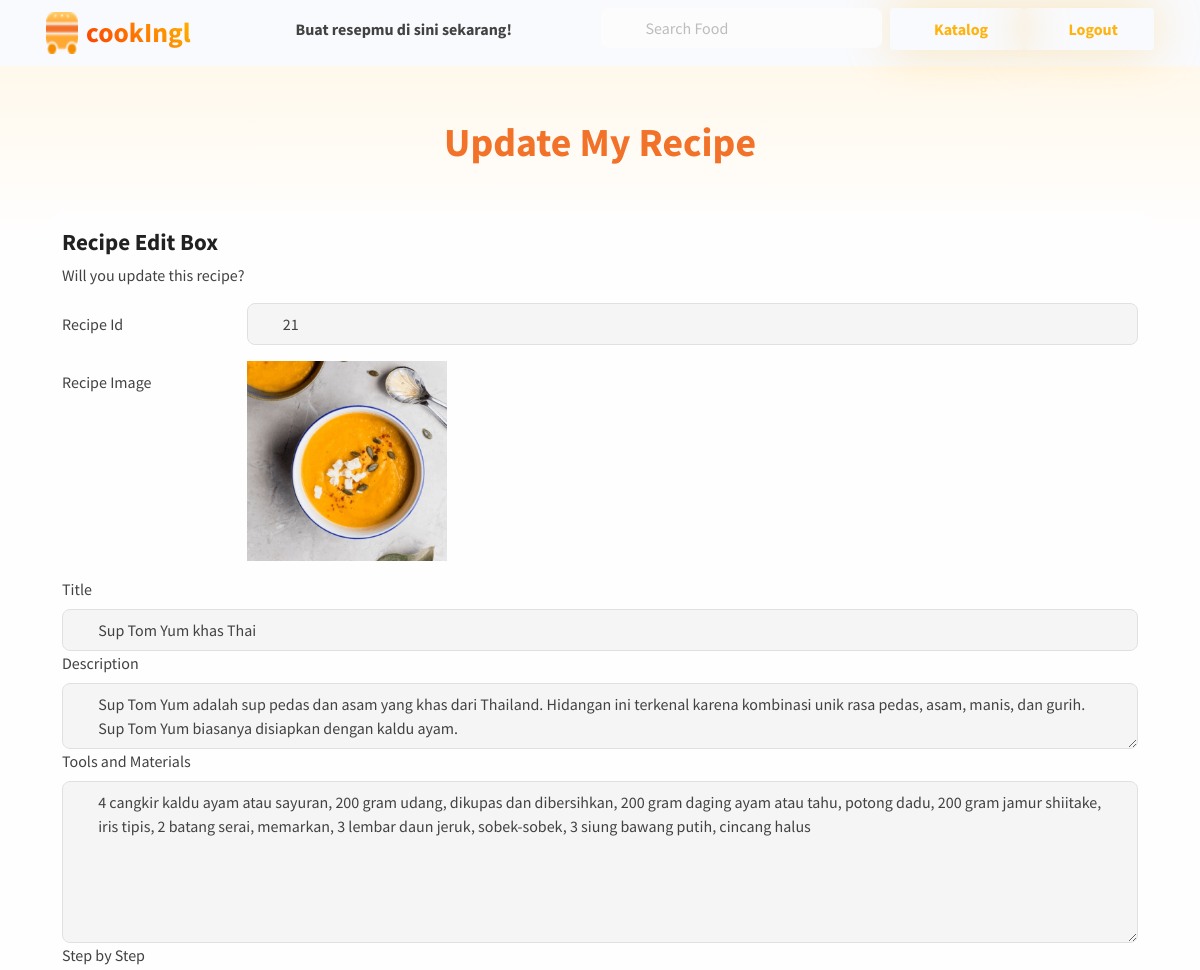
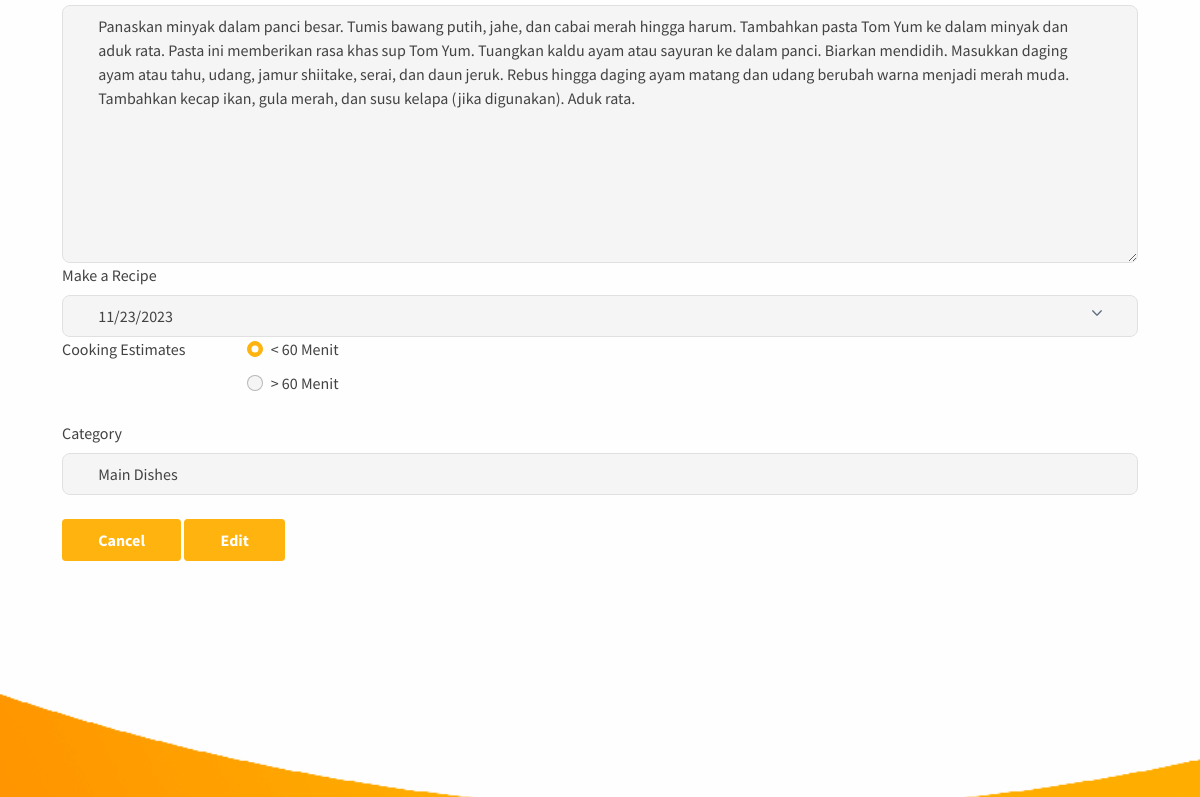
The page /web-resepmasakan/edit-resep.php?resep_id=21 (signed in) on the database its author committed (2 pictures, top to bottom).
### tables this page shows
CREATE TABLE `katalog_resep` (
  `resep_id` int(11) NOT NULL,
  `resep_gambar` varchar(200) NOT NULL,
  `resep_judul` varchar(50) NOT NULL,
  `resep_deskripsi` varchar(200) NOT NULL,
  `resep_bahan` text NOT NULL,
  `resep_langkah` text NOT NULL,
  `resep_tanggal` date NOT NULL,
  `resep_waktu` varchar(15) NOT NULL,
  `kategori_id` int(11) NOT NULL
);

### web-resepmasakan/edit-resep.php (the view, shortened to what this page needs)
<!DOCTYPE html>
<html lang="en-US" dir="ltr">
  <head>
    <link href="css/theme.css" rel="stylesheet" />/>
  </head>
  <body>
    <main class="main" id="top">
      <nav class="navbar navbar-expand-lg navbar-light bg-light fixed-top" data-navbar-on-scroll="data-navbar-on-scroll">
        <div class="container"><a class="navbar-brand d-inline-flex" href="index.html"><img class="d-inline-block" src="image/logo.png" alt="logo" /><span class="text-1000 fs-3 fw-bold ms-2 text-gradient">cookIngl</span></a>
          <div class="collapse navbar-collapse border-top border-lg-0 my-2 mt-lg-0" id="navbarSupportedContent">
            <div class="mx-auto pt-5 pt-lg-0 d-block d-lg-none d-xl-block">
              <p class="mb-0 fw-bold text-lg-center">Buat resepmu di sini sekarang!</p>
            </div>
            <form class="d-flex mt-4 mt-lg-0 ms-lg-auto ms-xl-0">
              <div class="input-group-icon pe-2"><i class="fas fa-search input-box-icon text-primary"></i>
                <input class="form-control border-0 input-box bg-100" type="search" placeholder="Search Food" aria-label="Search" />
              </div>
              <a href="katalog.php" class="btn btn-white shadow-warning text-warning"><i class="fas fa-utensils me-2"></i>Katalog</a>
              <a href="logout.php" class="btn btn-white shadow-warning text-warning"><i class="fas fa-user me-2"></i>Logout</a>
            </form>
          </div>
        </div>
      </nav>
      <section class="py-0 bg-primary-gradient">
        <div class="container">
          <div class="row justify-content-center g-0">
            <div class="col-xl-9">
              <div class="col-lg-6 text-center mx-auto mb-3 mb-md-5 mt-4">
                <h5 class="fw-bold text-danger fs-3 fs-lg-5 lh-sm my-6" style="padding-top: 30px;">Update My Recipe</h5>
              </div>
            </div>
          </div>
        </div>
      </section>
      <section class="py-0">
      <div class="container">
      <div class="row">
                <div class="col-md-12 grid-margin stretch-card">
                  <div class="card" style="border-radius: 20px; border: none; margin-top: -20px; margin-bottom: -20px;">
                    <div class="card-body">
                      <?php
                        include ('koneksi.php');
                        $id = "";
                        $gambar_resep = "";
                        $judul_resep = "";
                        $deskripsi_resep = "";
                        $bahan_resep = "";
                        $langkah_resep = "";
                        $tanggal_resep = "";
                        $waktu_resep = "";
                        $kategori_resep = "";
                        if (isset($_GET['resep_id'])){
                          $id=$_GET['resep_id'];
                          $sql_edit=mysqli_query($koneksi,"SELECT * FROM katalog_resep WHERE resep_id='$id'");
                          while ($data=mysqli_fetch_array($sql_edit)){
                              $gambar_resep = $data['resep_gambar'];
                              $judul_resep = $data['resep_judul'];
                              $deskripsi_resep = $data['resep_deskripsi'];
                              $bahan_resep = $data['resep_bahan'];
                              $langkah_resep = $data['resep_langkah'];
                              $tanggal_resep = $data['resep_tanggal'];
                              $waktu_resep = $data['resep_waktu'];
                              $kategori_resep = $data['kategori_id'];
                          }
                        }
                      ?>
                      <form class="forms-sample" action="edit-resep.php" method="POST" enctype="multipart/form-data">
                      <div class="row">
                        <div class="col-12">
                        <h4 class="card-title">Recipe Edit Box</h4>
                        <p cla ss="card-description">
                        Will you update this recipe?
                        </p>
                        </div>
                    </div>
                      <div class="row mb-3">
                        <label for="inputEmail3" class="col-sm-2 col-form-label">Recipe Id</label>
                        <div class="col-sm-10">
                          <input type="text" class="form-control" id="idResep" name="idResep" value="<?php echo $id ?>" readonly="readonly">
                        </div>
                      </div>
                      <div class="row mb-3">
                        <label for="inputEmail3" class="col-sm-2 col-form-label">Recipe Image</label>
                        <div class="col-sm-10">
                          <image width='200px' src='<?php echo "image-posted/".$gambar_resep ?>'>
                        </div>
                      </div>
                      <div class="form-group">
                          <label for="exampleInputTitle">Title</label>
                          <input type="text" class="form-control" id="judulResep" name="judulResep" value="<?php echo $judul_resep ?>">
                        </div>
                        <div class="form-group">
                            <label for="exampleTextarea1">Description</label>
                            <textarea class="form-control" id="deskripsiResep" rows="2" name="deskripsiResep"><?php echo $deskripsi_resep ?>
                        </textarea>
                        </div>
                        <div class="form-group">
                            <label for="exampleTextarea1">Tools and Materials</label>
                            <textarea class="form-control" id="bahanResep" rows="6" name="bahanResep"><?php echo $bahan_resep ?></textarea>
                          </div>
                          <div class="form-group">
                            <label for="exampleTextarea1">Step by Step</label>
                            <textarea class="form-control" id="langkahResep" rows="10" name="langkahResep"><?php echo $langkah_resep ?></textarea>
                          </div>
                          <div class="form-group">
                            <label for="exampleInputDate">Make a Recipe</label>
                            <input type="date" class="form-control" id="tanggalResep" name="tanggalResep" value="<?php echo $tanggal_resep ?>">
                            </div>
                          <fieldset class="row mb-3">
                            <legend class="col-form-label col-sm-2 pt-0">Cooking Estimates</legend>
                            <div class="col-sm-10">
                            <?php
                              if ($waktu_resep=='< 60 Menit'){
                                echo "
                                <div class='form-check'>
                                  <input class='form-check-input' type='radio' name='waktuResep' id='gridRadios1' value='< 60 Menit' checked>
                                  <label class='form-check-label' for='gridRadios1'>
                                    < 60 Menit
                                  </label>
                                </div>
                                <div class='form-check'>
                                  <input class='form-check-input' type='radio' name='waktuResep' id='gridRadios2' value='> 60 Menit'>
                                  <label class='form-check-label' for='gridRadios2'>
                                    > 60 Menit
                                  </label>
                                </div>
                                ";
                              }
                            ?>
                            </div>
                        </fieldset>
                                    <div class="form-group">
                                        <label for="exampleSelectCategory">Category</label>
                                        <select class="form-control" id="exampleSelectCategory" name="kategoriResep">
                                        <?php
                                        include('koneksi.php');
                                        $selected_kategori_id = $kategori_resep;
                                        $sql = mysqli_query($koneksi, "SELECT kategori_id, kategori_nama FROM kategori_resep ORDER BY
                                        kategori_id ASC");
                                        while ($row = mysqli_fetch_array($sql)) {
                                            $kategori_id = $row['kategori_id'];
                                            $kategori_nama = $row['kategori_nama'];
                                            $selected = ($kategori_id == $selected_kategori_id) ? 'selected' : '';
                                            echo "<option value='$kategori_id' $selected>" . $kategori_nama . "</option>";
                                        }
                                        ?>
                                        </select>
                                    </div><br>
                                    <button type="reset" class="btn btn-primary mr-2">Cancel</button>
                                    <button type="submit" class="btn btn-primary mr-2" name="kirim" value="Simpan">Edit</button>
                                </form><br/>
                       </div>
                     </div>
                  </div>
                </div>
      </div>
      </section>
      <section>
        <div class="bg-holder" style="background-image:url(image/bg-bawah.png);background-position:center;background-size:cover;">
        </div>
      </section>
    </main>
  </body>
</html>

### rows shown on the page
katalog_resep: resep_gambar (picture), judulResep "Sup Tom Yum khas Thai", deskripsiResep "Sup Tom Yum adalah sup pedas dan asam yang khas dari Thailand. Hidangan ini terkenal karena kombinasi unik rasa pedas, asam, manis, dan gurih. Sup Tom Yum biasanya disiapkan dengan kaldu ayam.", bahanResep "4 cangkir kaldu ayam atau sayuran, 200 gram udang, dikupas dan dibersihkan, 200 gram daging ayam atau tahu, potong dadu, 200 gram jamur shiitake, iris tipis, 2 batang serai, memarkan, 3 lembar daun jeruk, sobek-sobek, 3 siung bawang putih, cincang halus", langkahResep "Panaskan minyak dalam panci besar. Tumis bawang putih, jahe, dan cabai merah hingga harum. Tambahkan pasta Tom Yum ke dalam minyak dan aduk rata. Pasta ini memberikan rasa khas sup Tom Yum. Tuangkan kaldu ayam atau sayuran ke dalam panci. Biarkan mendidih. Masukkan daging ayam atau tahu, udang, jamur shiitake, serai, dan daun jeruk. Rebus hingga daging ayam matang dan udang berubah warna menjadi merah muda. Tambahkan kecap ikan, gula merah, dan susu kelapa (jika digunakan). Aduk rata.", tanggalResep "11/23/2023"

### other values the page prints
form field kategoriResep "Main Dishes"
